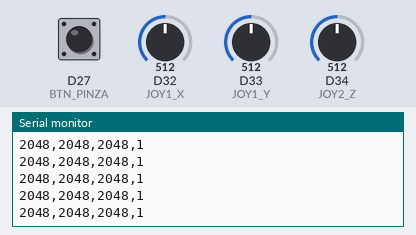
Bench run of a sketch on a simulated Arduino Due. Shown: the last lines printed to the serial monitor. The inputs (shaded band) are chosen by the test bench; at power-on: D32 (JOY1_X) = 512, D33 (JOY1_Y) = 512, D34 (JOY2_Z) = 512, D27 (BTN_PINZA) HIGH (analog values on the 0–1023 scale).

Above: at 1.2 s.
1.3 s: D32 (JOY1_X) set to 716
At 2.1 s:
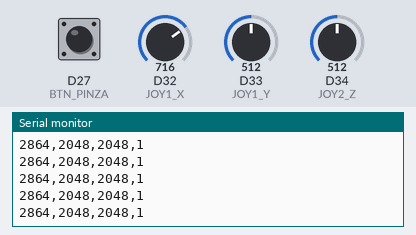
2.8 s: D33 (JOY1_Y) set to 716
At 3.4 s:
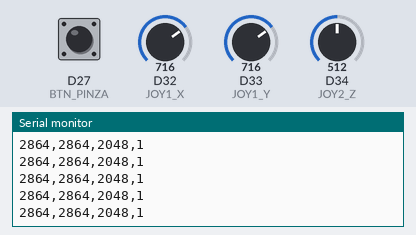
4.3 s: D34 (JOY2_Z) set to 716
At 4.8 s:
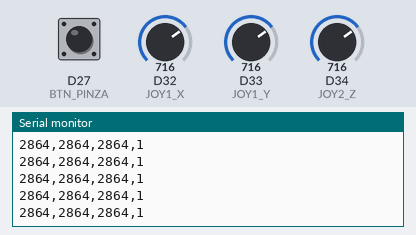
5.8 s: D27 (BTN_PINZA) pulled LOW for 0.15 s
7.4 s: D32 (JOY1_X) set to 900
At 8.5 s:
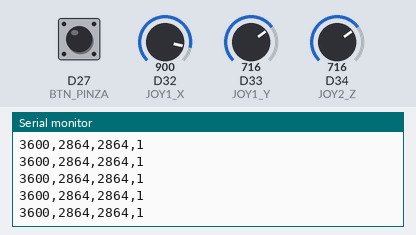
8.9 s: D27 (BTN_PINZA) pulled LOW for 1 s
At 9.8 s:
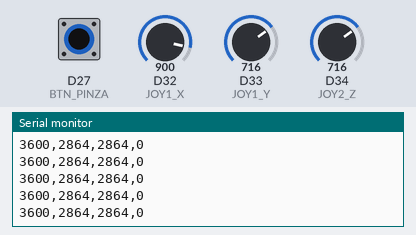
Timing chart, 0 to 11.9 s (numbered marks = the images above; inputs shaded):
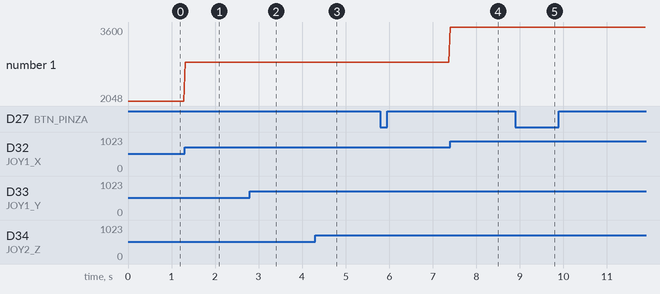

The sketch:

ParteB.ino
```cpp
#define JOY1_X 32
#define JOY1_Y 33
#define JOY2_Z 34
#define BTN_PINZA 27

void setup() {
  Serial.begin(115200);
  analogReadResolution(12); // Rango de 0 a 4095
  pinMode(BTN_PINZA, INPUT_PULLUP);
}

void loop() {
  int x = analogRead(JOY1_X);
  int y = analogRead(JOY1_Y);
  int z = analogRead(JOY2_Z);
  int btn = digitalRead(BTN_PINZA); // 0 presionado, 1 suelto

  // Enviar trama: X,Y,Z,Boton
  Serial.print(x); Serial.print(",");
  Serial.print(y); Serial.print(",");
  Serial.print(z); Serial.print(",");
  Serial.println(btn);

  delay(30); // Tasa de refresco rápida para movimiento fluido
}
```

Measured:
- after the input at 1.3 s, the serial monitor: prints a new line at once (image 1)
- after the input at 2.8 s, the serial monitor: prints a new line at once (image 2)
- after the input at 4.3 s, the serial monitor: prints a new line at once (image 3)
- after the input at 7.4 s, the serial monitor: prints a new line at once (image 4)
- after the input at 8.9 s, the serial monitor: prints a new line at once (image 5)
- plotted number 1: 2048 → 2864 after the input at 1.3 s, 2864 → 3600 after the input at 7.4 s
